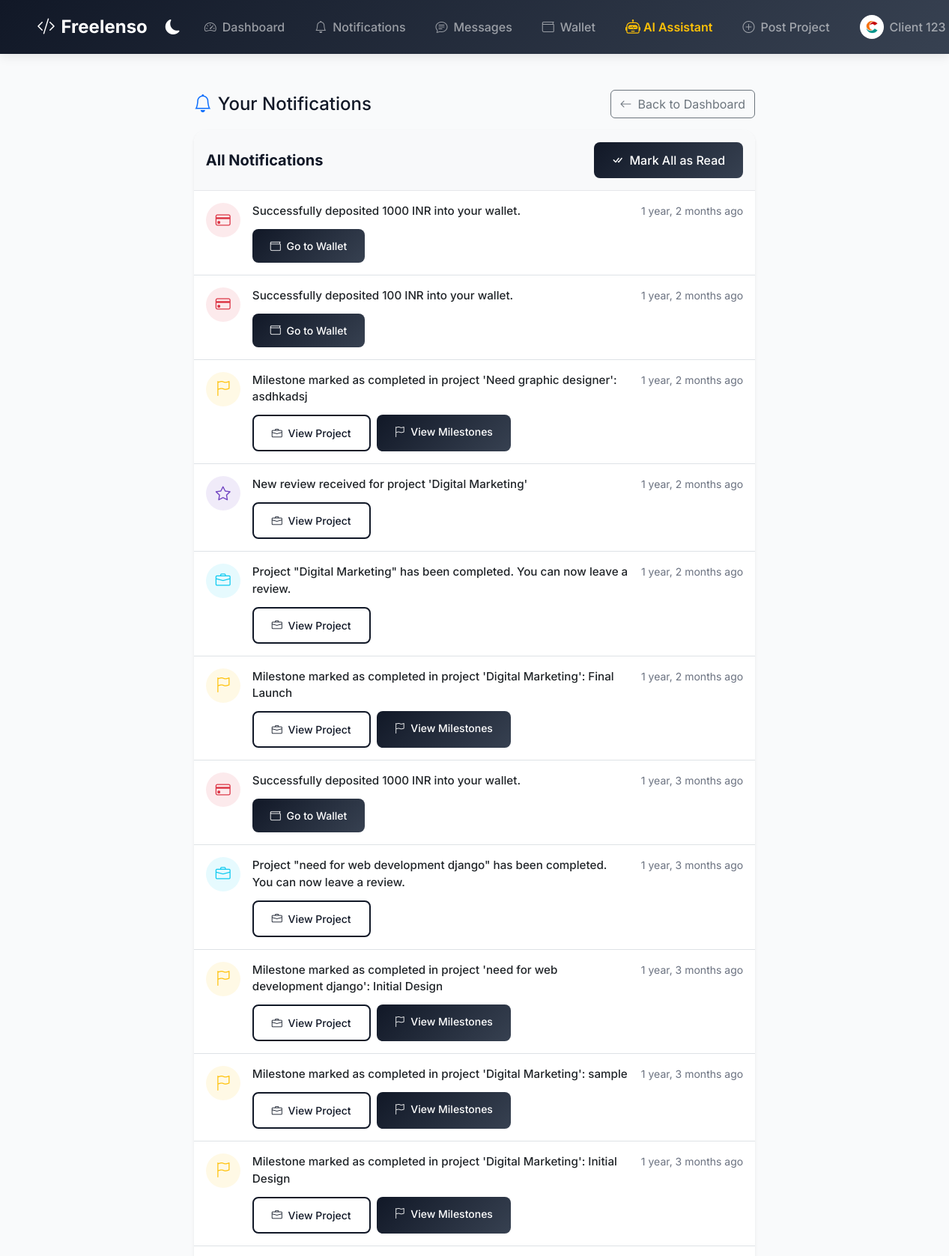
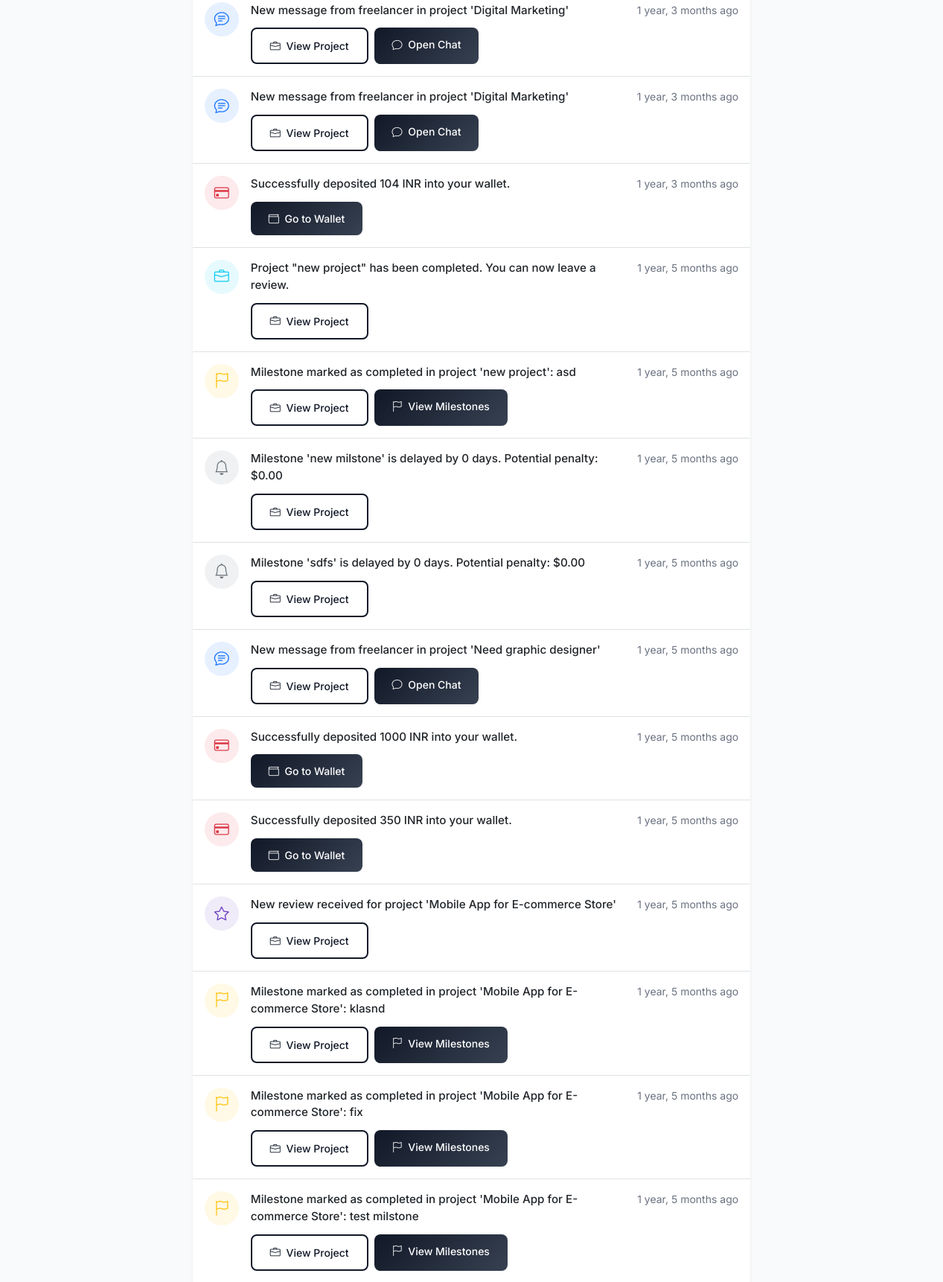
The app's page /notifications/ (signed in, upper part) with its own data (2 pictures, top to bottom).
### core/models.py (models this page shows, shortened)
class UserProfile(models.Model):
    user = models.OneToOneField(User, on_delete=models.CASCADE)
    is_freelancer = models.BooleanField(default=False)
    is_client = models.BooleanField(default=False)
    profile_picture = models.ImageField(upload_to='profile_pics', null=True, blank=True)
    bio = models.TextField(null=True, blank=True)
    skills = models.CharField(max_length=500, null=True, blank=True)
    hourly_rate = models.DecimalField(max_digits=10, decimal_places=2, null=True, blank=True)
    country = models.CharField(max_length=100, null=True, blank=True)
    phone_number = models.CharField(max_length=15, null=True, blank=True)
    website = models.URLField(max_length=200, null=True, blank=True)
    linkedin = models.URLField(max_length=200, null=True, blank=True)
    github = models.URLField(max_length=200, null=True, blank=True)
    languages = models.CharField(max_length=200, null=True, blank=True)
    education = models.TextField(null=True, blank=True)
    experience = models.TextField(null=True, blank=True)
    availability = models.CharField(max_length=100, null=True, blank=True)
    created_at = models.DateTimeField(auto_now_add=True)
    updated_at = models.DateTimeField(auto_now=True)
    wallet_balance = models.DecimalField(max_digits=10, decimal_places=2, default=0.00)

class Notification(models.Model):
    NOTIFICATION_TYPES = [
        ('message', 'New Message'),
        ('application', 'Project Application'),
        ('milestone', 'Milestone Update'),
        ('project', 'Project Update'),
        ('payment', 'Payment Update'),
    ]
    recipient = models.ForeignKey(UserProfile, on_delete=models.CASCADE, related_name='notifications')
    sender = models.ForeignKey(UserProfile, on_delete=models.CASCADE, related_name='sent_notifications', null=True, blank=True)
    notification_type = models.CharField(max_length=20, choices=NOTIFICATION_TYPES)
    project = models.ForeignKey(Project, on_delete=models.CASCADE, null=True, blank=True)
    message = models.TextField()
    is_read = models.BooleanField(default=False)
    created_at = models.DateTimeField(auto_now_add=True)
    class Meta:
        ordering = ['-created_at']

### core/views.py (the view)
# urls.py: path('notifications/', views.notifications, name='notifications'),
@login_required
def notifications(request):
    user_profile = request.user.userprofile
    notifications = Notification.objects.filter(recipient=user_profile)
    if request.GET.get('mark_read'):
        notifications.update(is_read=True)
    context = {
        'notifications': notifications,
    }
    return render(request, 'notifications/notification_list.html', context)

### templates/notifications/notification_list.html (shortened to what this page needs)
{% extends 'base.html' %}
{% load static %}
{% block content %}
<div class="container my-4">
    <div class="row mb-3">
        <div class="col-md-8 mx-auto d-flex justify-content-between align-items-center">
            <h4 class="mb-0 d-flex align-items-center">
                <i class="bi bi-bell me-2 text-primary"></i> Your Notifications
            </h4>
            <div>
                <a href="{% url 'dashboard' %}" class="btn btn-outline-secondary">
                    <i class="bi bi-arrow-left me-2"></i>Back to Dashboard
                </a>
            </div>
        </div>
    </div>
    <div class="row">
        <div class="col-md-8 mx-auto">
            <div class="card shadow-sm border-0">
                <div class="card-header d-flex justify-content-between align-items-center bg-light py-3">
                    <h5 class="mb-0 fw-bold">All Notifications</h5>
                    {% if notifications %}
                        <a href="?mark_read=true" class="btn btn-primary">
                            <i class="bi bi-check-all me-2"></i>Mark All as Read
                        </a>
                    {% endif %}
                </div>
                <div class="card-body p-0">
                    {% if notifications %}
                        <div class="list-group list-group-flush">
                            {% for notification in notifications %}
                                <div class="list-group-item list-group-item-action p-0">
                                    <div class="d-flex p-3 {% if not notification.is_read %}notification-unread{% endif %}">
                                        <div class="notification-icon rounded-circle me-3"
                                            {% if notification.notification_type == 'message' %}
                                                style="background-color: rgba(13, 110, 253, 0.1); color: #0d6efd;"
                                            {% elif notification.notification_type == 'application' %}
                                                style="background-color: rgba(25, 135, 84, 0.1); color: #198754;"
                                            {% elif notification.notification_type == 'milestone' %}
                                                style="background-color: rgba(255, 193, 7, 0.1); color: #ffc107;"
                                            {% elif notification.notification_type == 'project' %}
                                                style="background-color: rgba(13, 202, 240, 0.1); color: #0dcaf0;"
                                            {% elif notification.notification_type == 'payment' or notification.notification_type == 'wallet_deposit' %}
                                                style="background-color: rgba(220, 53, 69, 0.1); color: #dc3545;"
                                            {% elif notification.notification_type == 'review' %}
                                                style="background-color: rgba(111, 66, 193, 0.1); color: #6f42c1;"
                                            {% else %}
                                                style="background-color: rgba(108, 117, 125, 0.1); color: #6c757d;"
                                            {% endif %}>
                                            {% if notification.notification_type == 'message' %}
                                                <i class="bi bi-chat-text"></i>
                                            {% elif notification.notification_type == 'application' %}
                                                <i class="bi bi-file-earmark-text"></i>
                                            {% elif notification.notification_type == 'milestone' %}
                                                <i class="bi bi-flag"></i>
                                            {% elif notification.notification_type == 'project' %}
                                                <i class="bi bi-briefcase"></i>
                                            {% elif notification.notification_type == 'payment' or notification.notification_type == 'wallet_deposit' %}
                                                <i class="bi bi-credit-card"></i>
                                            {% elif notification.notification_type == 'review' %}
                                                <i class="bi bi-star"></i>
                                            {% else %}
                                                <i class="bi bi-bell"></i>
                                            {% endif %}
                                        </div>
                                        <div class="flex-grow-1">
                                            <div class="d-flex justify-content-between align-items-start mb-1">
                                                <p class="mb-1 notification-text fw-medium">{{ notification.message }}</p>
                                                <small class="text-muted ms-2 flex-shrink-0">{{ notification.created_at|timesince }} ago</small>
                                            </div>
                                            {% if notification.project %}
                                                <div class="mt-2 d-flex flex-wrap gap-2">
                                                    <a href="{% url 'project_detail' notification.project.id %}" class="btn btn-sm btn-outline-primary">
                                                        <i class="bi bi-briefcase me-1"></i> View Project
                                                    </a>
                                                    {% if notification.notification_type == 'message' %}
                                                        <a href="{% url 'chat_room' notification.project.id %}" class="btn btn-sm btn-primary">
                                                            <i class="bi bi-chat me-1"></i> Open Chat
                                                        </a>
                                                    {% elif notification.notification_type == 'milestone' %}
                                                        <a href="{% url 'project_milestones' notification.project.id %}" class="btn btn-sm btn-primary">
                                                            <i class="bi bi-flag me-1"></i> View Milestones
                                                        </a>
                                                    {% endif %}
                                                </div>
                                            {% elif notification.notification_type == 'wallet_deposit' or notification.notification_type == 'payment' %}
                                                <div class="mt-2">
                                                    <a href="{% url 'wallet_dashboard' %}" class="btn btn-sm btn-primary">
                                                        <i class="bi bi-wallet me-1"></i> Go to Wallet
                                                    </a>
                                                </div>
                                            {% endif %}
                                        </div>
                                    </div>
                                </div>
                            {% endfor %}
                        </div>
                    {% endif %}
                </div>
            </div>
        </div>
    </div>
</div>
{% endblock %}

### templates/base.html (shortened to what this page needs)
<!DOCTYPE html>
<html lang="en" data-bs-theme="light">
<head>
    <link href="https://cdn.jsdelivr.net/npm/bootstrap@5.3.0/dist/css/bootstrap.min.css" rel="stylesheet">
    <link rel="stylesheet" href="https://cdn.jsdelivr.net/npm/bootstrap-icons@1.11.3/font/bootstrap-icons.min.css">
</head>
<body>
    <nav class="navbar navbar-expand-lg navbar-dark sticky-top">
        <div class="container">
            <a class="navbar-brand d-flex align-items-center" href="{% url 'index' %}">
                <i class="bi bi-code-slash me-2"></i>
                Freelenso
            </a>
            <div class="collapse navbar-collapse" id="navbarNav">
                <ul class="navbar-nav ms-auto align-items-center">
                    <li class="nav-item me-2">
                        <button class="theme-toggle" id="themeToggle" aria-label="Toggle dark mode">
                            <i class="bi bi-moon-fill"></i>
                        </button>
                    </li>
                    {% if user.is_authenticated %}
                        <li class="nav-item me-2">
                            <a class="nav-link d-flex align-items-center" href="{% url 'dashboard' %}">
                                <i class="bi bi-speedometer2 me-2"></i>
                                <span>Dashboard</span>
                            </a>
                        </li>
                        <li class="nav-item me-2 dropdown">
                            <a class="nav-link d-flex align-items-center position-relative" href="#" id="notificationDropdown" role="button" data-bs-toggle="dropdown" aria-expanded="false">
                                <i class="bi bi-bell me-2"></i>
                                <span>Notifications</span>
                            </a>
                        </li>
                        <li class="nav-item me-2">
                            <a class="nav-link d-flex align-items-center" href="{% url 'message_list' %}">
                                <i class="bi bi-chat-text me-2"></i>
                                <span>Messages</span>
                            </a>
                        </li>
                        <li class="nav-item me-2">
                            <a class="nav-link d-flex align-items-center" href="{% url 'wallet_dashboard' %}">
                                <i class="bi bi-wallet me-2"></i>
                                <span>Wallet</span>
                            </a>
                        </li>
                        <li class="nav-item me-2">
                            <a class="nav-link d-flex align-items-center fw-semibold text-warning" href="#" onclick="event.preventDefault(); const w = document.getElementById('aiChatbotWindow'); if(w){ w.classList.toggle('active'); if(w.classList.contains('active')) document.getElementById('aiChatbotInput')?.focus(); }">
                                <i class="bi bi-robot me-1 fs-5"></i>
                                <span>AI Assistant</span>
                            </a>
                        </li>
                        {% if user.userprofile.is_client %}
                        <li class="nav-item me-2">
                            <a class="nav-link d-flex align-items-center" href="{% url 'create_project' %}">
                                <i class="bi bi-plus-circle me-2"></i>
                                <span>Post Project</span>
                            </a>
                        </li>
                        {% endif %}
                        <li class="nav-item dropdown">
                            <a class="nav-link dropdown-toggle d-flex align-items-center" href="#" id="navbarDropdown" role="button" data-bs-toggle="dropdown" aria-expanded="false">
                                {% if user.userprofile.profile_picture %}
                                    <img src="{{ user.userprofile.profile_picture.url }}" alt="{{ user.username }}" class="rounded-circle me-2" style="width: 32px; height: 32px; object-fit: cover;">
                                {% else %}
                                    <i class="bi bi-person-circle me-2" style="font-size: 1.2rem;"></i>
                                {% endif %}
                                <span>{{ user.get_full_name|default:user.username }}</span>
                            </a>
                        </li>
                    {% endif %}
                </ul>
            </div>
        </div>
    </nav>
    <main class="flex-grow-1 d-flex flex-column">
        <div class="container flex-grow-1 my-4">
            {% block content %}
            {% endblock %}
        </div>
    </main>
</body>
</html>

### records on screen
Notification: notification_type "wallet_deposit" (drawn), message "Successfully deposited 1000 INR into your wallet.", created_at "1 year, 2 months"
Notification: notification_type "wallet_deposit" (drawn), message "Successfully deposited 100 INR into your wallet.", created_at "1 year, 2 months"
Notification: notification_type "milestone" (drawn), message "Milestone marked as completed in project 'Need graphic designer': asdhkadsj", created_at "1 year, 2 months", shows "View Project"
Notification: notification_type "review" (drawn), message "New review received for project 'Digital Marketing'", created_at "1 year, 2 months", shows "View Project"
Notification: notification_type "project" (drawn), message "Project \"Digital Marketing\" has been completed. You can now leave a review.", created_at "1 year, 2 months", shows "View Project"
Notification: notification_type "milestone" (drawn), message "Milestone marked as completed in project 'Digital Marketing': Final Launch", created_at "1 year, 2 months", shows "View Project"
Notification: notification_type "wallet_deposit" (drawn), message "Successfully deposited 1000 INR into your wallet.", created_at "1 year, 3 months"
Notification: notification_type "project" (drawn), message "Project \"need for web development django\" has been completed. You can now leave a review.", created_at "1 year, 3 months", shows "View Project"
Notification: notification_type "milestone" (drawn), message "Milestone marked as completed in project 'need for web development django': Initial Design", created_at "1 year, 3 months", shows "View Project"
Notification: notification_type "milestone" (drawn), message "Milestone marked as completed in project 'Digital Marketing': sample", created_at "1 year, 3 months", shows "View Project"
Notification: notification_type "milestone" (drawn), message "Milestone marked as completed in project 'Digital Marketing': Initial Design", created_at "1 year, 3 months", shows "View Project"
Notification: notification_type "message" (drawn), message "New message from freelancer in project 'Digital Marketing'", created_at "1 year, 3 months", shows "View Project"
Notification: notification_type "message" (drawn), message "New message from freelancer in project 'Digital Marketing'", created_at "1 year, 3 months", shows "View Project"
Notification: notification_type "wallet_deposit" (drawn), message "Successfully deposited 104 INR into your wallet.", created_at "1 year, 3 months"
Notification: notification_type "project" (drawn), message "Project \"new project\" has been completed. You can now leave a review.", created_at "1 year, 5 months", shows "View Project"
Notification: notification_type "milestone" (drawn), message "Milestone marked as completed in project 'new project': asd", created_at "1 year, 5 months", shows "View Project"
Notification: notification_type "delay" (drawn), message "Milestone 'new milstone' is delayed by 0 days. Potential penalty: $0.00", created_at "1 year, 5 months", shows "View Project"
Notification: notification_type "delay" (drawn), message "Milestone 'sdfs' is delayed by 0 days. Potential penalty: $0.00", created_at "1 year, 5 months", shows "View Project"
Notification: notification_type "message" (drawn), message "New message from freelancer in project 'Need graphic designer'", created_at "1 year, 5 months", shows "View Project"
Notification: notification_type "wallet_deposit" (drawn), message "Successfully deposited 1000 INR into your wallet.", created_at "1 year, 5 months"
Notification: notification_type "wallet_deposit" (drawn), message "Successfully deposited 350 INR into your wallet.", created_at "1 year, 5 months"
Notification: notification_type "review" (drawn), message "New review received for project 'Mobile App for E-commerce Store'", created_at "1 year, 5 months", shows "View Project"
Notification: notification_type "milestone" (drawn), message "Milestone marked as completed in project 'Mobile App for E-commerce Store': klasnd", created_at "1 year, 5 months", shows "View Project"
Notification: notification_type "milestone" (drawn), message "Milestone marked as completed in project 'Mobile App for E-commerce Store': fix", created_at "1 year, 5 months", shows "View Project"
Notification: notification_type "milestone" (drawn), message "Milestone marked as completed in project 'Mobile App for E-commerce Store': test milstone", created_at "1 year, 5 months", shows "View Project"

### other values on screen
{{ user.get_full_name|default:user.username }} "Client 123"
